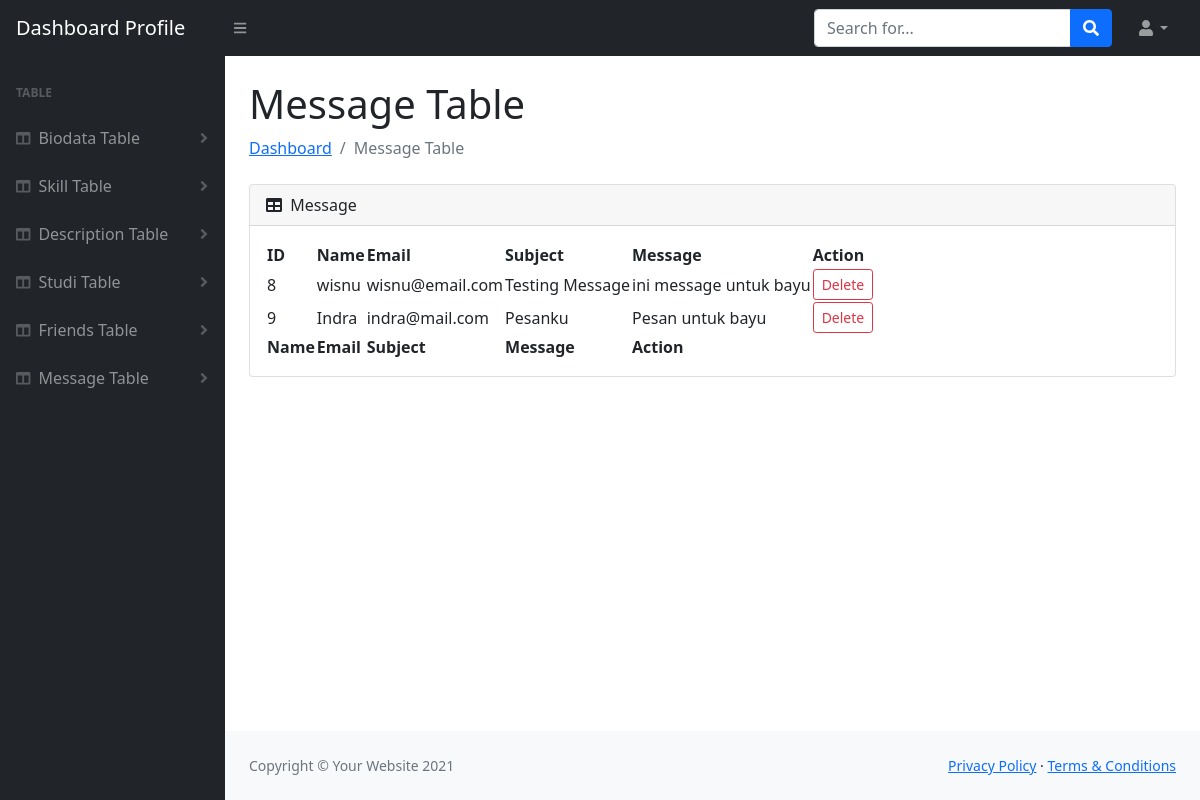
Page /dashboard/message.php on the committed database.
### tables this page shows
CREATE TABLE `messages` (
  `id` int(11) NOT NULL,
  `name` varchar(255) NOT NULL,
  `email` varchar(255) NOT NULL,
  `subject` varchar(255) NOT NULL,
  `message` text NOT NULL
);

### dashboard/conn.php (called while the page is built, shortened)
<?php
    function connection(){
        $servername = "localhost";
        $username = "dev_web";
        $password = "masukaja12";
        $dbname = "dev_web";
        $conn = new mysqli($servername, $username, $password, $dbname);
        return $conn;
    }
?>

### dashboard/message.php (the view, shortened to what this page needs)
<?php
    include('conn.php');
?>
<!DOCTYPE html>
<html lang="en">
    <head>
        <link href="https://cdn.jsdelivr.net/npm/simple-datatables@latest/dist/style.css" rel="stylesheet" />
        <link href="css/styles.css" rel="stylesheet" />
    </head>
    <body class="sb-nav-fixed">
        <nav class="sb-topnav navbar navbar-expand navbar-dark bg-dark">
            <a class="navbar-brand ps-3" href="<?php echo 'index.php';?>">Dashboard Profile</a>
            <button class="btn btn-link btn-sm order-1 order-lg-0 me-4 me-lg-0" id="sidebarToggle" href="#!"><i class="fas fa-bars"></i></button>
            <form class="d-none d-md-inline-block form-inline ms-auto me-0 me-md-3 my-2 my-md-0">
                <div class="input-group">
                    <input class="form-control" type="text" placeholder="Search for..." aria-label="Search for..." aria-describedby="btnNavbarSearch" />
                    <button class="btn btn-primary" id="btnNavbarSearch" type="button"><i class="fas fa-search"></i></button>
                </div>
            </form>
            <ul class="navbar-nav ms-auto ms-md-0 me-3 me-lg-4">
                <li class="nav-item dropdown">
                    <a class="nav-link dropdown-toggle" id="navbarDropdown" href="#" role="button" data-bs-toggle="dropdown" aria-expanded="false"><i class="fas fa-user fa-fw"></i></a>
                </li>
            </ul>
        </nav>
        <div id="layoutSidenav">
            <div id="layoutSidenav_nav">
                <nav class="sb-sidenav accordion sb-sidenav-dark" id="sidenavAccordion">
                    <div class="sb-sidenav-menu">
                        <div class="nav">
                            <div class="sb-sidenav-menu-heading">Table</div>
                            <a class="nav-link collapsed" href="#" data-bs-toggle="collapse" data-bs-target="#biodata" aria-expanded="false" aria-controls="collapseLayouts">
                                <div class="sb-nav-link-icon"><i class="fas fa-columns"></i></div>
                                Biodata Table
                                <div class="sb-sidenav-collapse-arrow"><i class="fas fa-angle-down"></i></div>
                            </a>
                            <a class="nav-link collapsed" href="#" data-bs-toggle="collapse" data-bs-target="#skill" aria-expanded="false" aria-controls="collapseLayouts">
                                <div class="sb-nav-link-icon"><i class="fas fa-columns"></i></div>
                                Skill Table
                                <div class="sb-sidenav-collapse-arrow"><i class="fas fa-angle-down"></i></div>
                            </a>
                            <a class="nav-link collapsed" href="#" data-bs-toggle="collapse" data-bs-target="#description" aria-expanded="false" aria-controls="collapseLayouts">
                                <div class="sb-nav-link-icon"><i class="fas fa-columns"></i></div>
                                Description Table
                                <div class="sb-sidenav-collapse-arrow"><i class="fas fa-angle-down"></i></div>
                            </a>
                            <a class="nav-link collapsed" href="#" data-bs-toggle="collapse" data-bs-target="#studi" aria-expanded="false" aria-controls="collapseLayouts">
                                <div class="sb-nav-link-icon"><i class="fas fa-columns"></i></div>
                                Studi Table
                                <div class="sb-sidenav-collapse-arrow"><i class="fas fa-angle-down"></i></div>
                            </a>
                            <a class="nav-link collapsed" href="#" data-bs-toggle="collapse" data-bs-target="#teman" aria-expanded="false" aria-controls="collapseLayouts">
                                <div class="sb-nav-link-icon"><i class="fas fa-columns"></i></div>
                                Friends Table
                                <div class="sb-sidenav-collapse-arrow"><i class="fas fa-angle-down"></i></div>
                            </a>
                            <a class="nav-link collapsed" href="#" data-bs-toggle="collapse" data-bs-target="#message" aria-expanded="false" aria-controls="collapseLayouts">
                                <div class="sb-nav-link-icon"><i class="fas fa-columns"></i></div>
                                Message Table
                                <div class="sb-sidenav-collapse-arrow"><i class="fas fa-angle-down"></i></div>
                            </a>
                        </div>
                    </div>
                </nav>
            </div>
            <div id="layoutSidenav_content">
                <main>
                    <div class="container-fluid px-4">
                        <h1 class="mt-4">Message Table</h1>
                        <ol class="breadcrumb mb-4">
                            <li class="breadcrumb-item"><a href="<?php echo 'index.php';?>">Dashboard</a></li>
                            <li class="breadcrumb-item active">Message Table</li>
                        </ol>
                        <div class="card mb-4">
                            <div class="card-header">
                                <i class="fas fa-table me-1"></i>
                                Message
                            </div>
                            <div class="card-body">
                                <table id="datatablesSimple">
                                    <thead>
                                        <tr>
                                            <th>ID</th>
                                            <th>Name</th>
                                            <th>Email</th>
                                            <th>Subject</th>
                                            <th>Message</th>
                                            <th>Action</th>
                                        </tr>
                                    </thead>
                                    <tbody>
                                        <?php
                                            $query = "SELECT * FROM messages";
                                            $result = mysqli_query(connection(),$query);
                                        ?>
                                        <?php while($data = mysqli_fetch_array($result)): ?>
                                        <tr>
                                            <td><?php echo $data['id']; ?></td>
                                            <td><?php echo $data['name']; ?></td>
                                            <td><?php echo $data['email']; ?></td>
                                            <td><?php echo $data['subject']; ?></td>
                                            <td><?php echo $data['message']; ?></td>
                                            <td>
                                                <a href="<?php echo "module/message/delete.php?id=".$data['id']; ?>" class="btn btn-outline-danger btn-sm"> Delete</a>
                                            </td>
                                        </tr>
                                        <?php endwhile ?>
                                    </tbody>
                                    <tfoot>
                                        <tr>
                                            <th>Name</th>
                                            <th>Email</th>
                                            <th>Subject</th>
                                            <th>Message</th>
                                            <th>Action</th>
                                        </tr>
                                    </tfoot>
                                </table>
                            </div>
                        </div>
                    </div>
                </main>
                <footer class="py-4 bg-light mt-auto">
                    <div class="container-fluid px-4">
                        <div class="d-flex align-items-center justify-content-between small">
                            <div class="text-muted">Copyright &copy; Your Website 2021</div>
                            <div>
                                <a href="#">Privacy Policy</a>
                                &middot;
                                <a href="#">Terms &amp; Conditions</a>
                            </div>
                        </div>
                    </div>
                </footer>
            </div>
        </div>
    </body>
</html>

### rows in the picture
messages: id "8", name "wisnu", email "wisnu@email.com", subject "Testing Message", message "ini message untuk bayu"
messages: id "9", name "Indra", email "indra@mail.com", subject "Pesanku", message "Pesan untuk bayu"
